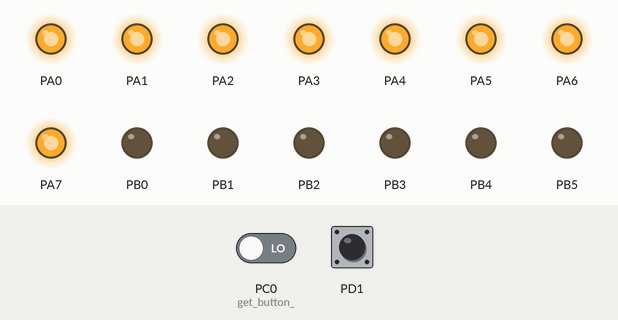
Recording of a program running on a simulated ATmega324P, built with avr-gcc and emulated at 8 MHz. Shown: output pins drawn as LEDs (lit = HIGH). The test bench sets the inputs (shaded band); at power-on: PD1 HIGH, PC0 (get_button_) LOW.

Above: at 1.2 s.
1.3 s: PD1 pulled LOW for 0.15 s
At 1.37 s:
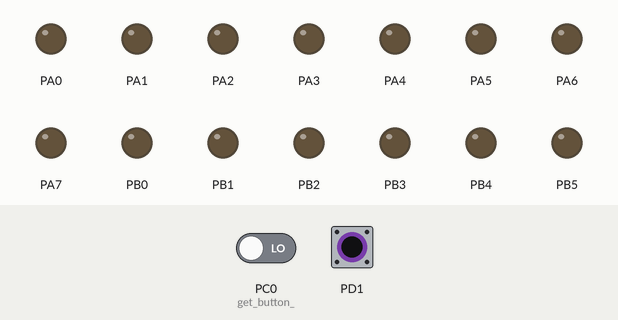
2.9 s: PD1 pulled LOW for 3.2 s
At 7.0 s:
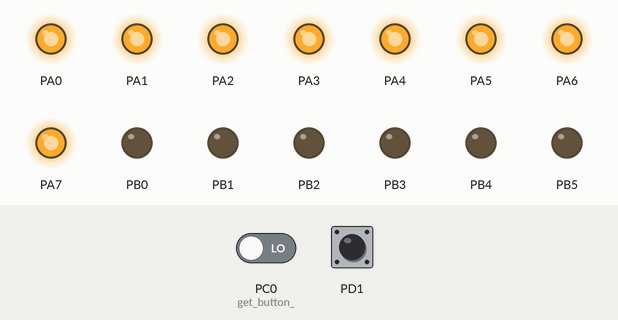
Timing chart, 0 to 8.5 s (numbered marks = the images above; inputs shaded):
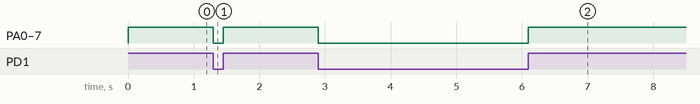

Measured:
- after the input at 1.3 s, PA0–7: HIGH → LOW at once, → HIGH 0.15 s later
- after the input at 2.9 s, PA0–7: HIGH → LOW at once, → HIGH 3.2 s later

The program:

Project_0_0_1.c
```c
/*
 * Project_0_0_1.c
 *
 * Created: 20/03/2017 5:50:49 PM
 *  Author: Callum Rohweder
 */

/*	standard libraries	*/
#include <avr/io.h>
#include <avr/interrupt.h>			//enables interrupts
#include <avr/pgmspace.h>			//for storing / accessing data in flash program instead of SRAM -> variable manipulation
#include <stdio.h>					//input / output
#include <stdlib.h>					//standard function library; malloc / sort / rand etc
//#include <util/delay.h>

/*	custom libraries	*/
#include "tcnt0.h"
#include "Motors.h"
#include "USART_Receiver.h"
#include "tcnt2.h"


/*	function declarations	*/
void initialise(void);
void custom_delay(uint32_t ticks);
void Sensor_input(void);
void step_clockwise(void);
void step_clockwise(void);


/*	set the UBRR0 register to BAUDREG (12 for 38.4k baudrate) */
#define F_CPU 8000000L		//Internal Calibrated RC Oscillator 8MHz
#define BAUDRATE 38400L			//from bluetooth datasheet
#define BAUDREG ((F_CPU)/(BAUDRATE*16UL)-1)


/* functional code	*/
int main(void)
{
	//initialise();

	initialise();
    while(1)
    {


        //TODO:: Please write your application code
    }
}


void initialise(void){


	DDRB = 0xFF;
	DDRA = 0xFF;

	DDRC = 0x00;


	//pwm_initialiser();
	init_tcnt0();


	//set Global Interrupt Enable flag
	sei();
	srand(get_tcnt0_ticks());

	//USART_init(BAUDREG);

	//init_step();

	DDRD |= (1<<PORTD0)|(1<<PORTD1);
	//PORTD &= ~(1<<PORTD1);
	PORTD |= (1<<PORTD1);
	DDRD &= ~(1<<PORTD1);
	DDRA = 0xFF;
	while(1){

		if (PIND & (1<<PIND1)){
				PORTA = 0xFF;
		} else {
				PORTA = 0x00;
		}

		/*
		if(get_button_() == 0){
				PORTB = (1<<PORTB1);
				PORTA = (0<<PORTA0);
		}

		else{
				PORTB = (0<<PORTB1);
				PORTA = (1<<PORTA0);
		}*/

	}


}


void custom_delay(uint32_t ticks){
	uint32_t current_time;
	current_time = get_tcnt0_ticks();
	while((current_time + ticks) > get_tcnt0_ticks()){
		//wait
	}
}


void sensor_input(void){}
//{
	//uint16_t value;
	//DDRC = 0x3C;		// 00111100
	//DDRD = 0x80;		// 10000000
	///* Set up the serial port for stdin communication at 19200 baud, no echo */
	//// Set up ADC - AVCC reference, right adjust
	//// Input selection doesn't matter yet - we'll swap this around in the while
	//// loop below.d
	//ADMUX = (1<<REFS0); //set's compare to voltage, and default ADC0 -> PIN23
	//// Turn on the ADC (but don't start a conversion yet). Choose a clock
	//// divider of 16. (The ADC clock must be somewhere
	//// between 50kHz and 200kHz. We will divide our 1MHz clock by 64
	//// to give us 62.5kHz.)
	//ADMUX |= (1<<MUX1);			/*											ADDED THIS, MAKES ADC2 INPUT (PIN25, PC2); do a check*/
	//ADCSRA = (1<<ADEN)|(1<<ADPS2)|(1<<ADPS1);
	//while(button1 & (1<<PORTB3)) {
		//button_test();
		//ADCSRA |= (1<<ADSC);
		//while(ADCSRA & (1<<ADSC)) {
			//; /* Wait until conversion finished */
		//}
		//value = ADC;
		//if (value < 409.6){PORTC = (1<<PORTC4);}
		//if (value > 409.6 && value < 614.4){PORTC = (1<<PORTC5);}
		//else {PORTD = (1<<PORTD7);}
	//}
//}
```

CFile1.c
```c
/*
 * CFile1.c
 *
 * Created: 20/03/2017 6:01:26 PM
 *  Author: Callum
 */
```

Motors.c
```c
/*
 * Motors.c
 *
 * Created: 23/03/2017 1:19:37 PM
 *  Author: s4357594
 */
#include <avr/io.h>
#include <avr/interrupt.h>			//enables interrupts
#include <avr/pgmspace.h>			//for storing / accessing data in flash program instead of SRAM -> variable manipulation
#include <stdio.h>					//input / output
#include <stdlib.h>					//standard function library; malloc / sort / rand etc
//#include <util/delay.h>

#include "Motors.h"
#include "tcnt0.h"

void step_clockwise(uint8_t time_on);
void step_anticlockwise(uint8_t time_on);
void step(int8_t speed);

 uint8_t steps;
 uint8_t phase;

 void init_step(void){
	steps = 0;
	phase = 0;
 }

 uint8_t current_step(void){
	uint8_t returnValue = steps;

	return returnValue;
 }


 void step(int8_t speed){
	// clockwise defined positive for speed
	// will work out how fast to turn motor based on speed (up for testing)
	// time on is the amount of time the stepper has to turn one rotation
	uint8_t time_on = 0;
	if (speed >= 0){
		if (speed < 30){
			 time_on = 15;
		} else if (speed < 60) {
			time_on = 10;
		} else if (speed < 90){
			time_on = 5;
		} else {
			time_on = 2;
		}
		step_clockwise(time_on);
	} else {
		if (speed > -30){
			time_on = 15;
		} else if (speed > -60) {
			time_on = 10;
		} else if (speed > -90){
			time_on = 5;
		} else {
			time_on = 2;
		}
		step_anticlockwise(time_on);
	}
 }

 void increment_step(void){
	++steps;
 }

 void decrement_step(void){
	--steps;
 }

 void step_clockwise(uint8_t time_on){
	// turns stepper motor clockwise


	 DDRD = 0xFF;
	 uint32_t current_time;
	 //uint8_t time_on = 100;

	 if(phase == 0){
		 current_time = get_tcnt0_ticks();
		 while((current_time + time_on) > get_tcnt0_ticks()){
			 PORTD = (1<<PORTD2)|(0<<PORTD3)|(0<<PORTD4)|(0<<PORTD5);
		 }
		 ++phase;
	 }
	 else if(phase == 1){
		 current_time = get_tcnt0_ticks();
		 while((current_time + time_on) > get_tcnt0_ticks()){
			 PORTD = (0<<PORTD2)|(1<<PORTD3)|(0<<PORTD4)|(0<<PORTD5);
		 }
		 ++phase;
	 }
	 else if(phase == 2){
		 current_time = get_tcnt0_ticks();
		 while((current_time + time_on) > get_tcnt0_ticks()){
			 PORTD = (0<<PORTD2)|(0<<PORTD3)|(1<<PORTD4)|(0<<PORTD5);
		 }
		 ++phase;
	 }
	 else if(phase == 3){
		 current_time = get_tcnt0_ticks();
		 while((current_time + time_on) > get_tcnt0_ticks()){
			 PORTD = (0<<PORTD2)|(0<<PORTD3)|(0<<PORTD4)|(1<<PORTD5);
		 }
		 phase = 0;
	 }
 }


 void step_anticlockwise(uint8_t time_on){
	// turns stepper motor clockwise
	DDRD = 0xFF;
	 uint32_t current_time;
	 //uint8_t time_on = 100;

	 if(phase == 0){
		 current_time = get_tcnt0_ticks();
		 while((current_time + time_on) > get_tcnt0_ticks()){
			 PORTD = (0<<PORTD2)|(0<<PORTD3)|(0<<PORTD4)|(1<<PORTD5);
		 }
		 ++phase;
	 }
	 else if(phase == 1){
		 current_time = get_tcnt0_ticks();
		 while((current_time + time_on) > get_tcnt0_ticks()){
			 PORTD = (0<<PORTD2)|(0<<PORTD3)|(1<<PORTD4)|(0<<PORTD5);
		 }
		 ++phase;
	 }
	 else if(phase == 2){
		 current_time = get_tcnt0_ticks();
		 while((current_time + time_on) > get_tcnt0_ticks()){
			 PORTD = (0<<PORTD2)|(1<<PORTD3)|(1<<PORTD4)|(0<<PORTD5);
		 }
		 ++phase;
	 }
	 else if(phase == 3){
		 current_time = get_tcnt0_ticks();
		 while((current_time + time_on) > get_tcnt0_ticks()){
			 PORTD = (1<<PORTD2)|(0<<PORTD3)|(0<<PORTD4)|(1<<PORTD5);
		 }
		 phase = 0;
	 }
 }
```

Motors.h
```c
/*
 * Motors.h
 *
 * Created: 23/03/2017 2:00:49 PM
 *  Author: s4357594
 */


#ifndef MOTORS_H_
#define MOTORS_H_

#include <stdint.h>

void init_step(void);

uint8_t current_step(void);


#endif /* MOTORS_H_ */
```

USART_Receiver.c
```c
/*
 * USART_Receiver.c
 *
 * Created: 24/03/2017 3:06:43 PM
 *  Author: s4357594
 */
 #include "USART_Receiver.h"

 #include <avr/io.h>
 #include <avr/interrupt.h>			//enables interrupts
 #include <avr/pgmspace.h>			//for storing / accessing data in flash program instead of SRAM -> variable manipulation
 #include <stdio.h>					//input / output
 #include <stdlib.h>					//standard function library; malloc / sort / rand etc

 void USART_init(unsigned int ubrr);

 static volatile uint8_t transmitByte;
 static volatile uint8_t receivedByte;


 void USART_init(unsigned int ubrr){
	 // UBRR0 is split into two; store the high 4 bits of the baud rate
	 // in UBRR0H and then rest in UBRR0L
	 receivedByte = 0x00;

	 UBRR0H = (unsigned char)(ubrr>>8);
	 UBRR0L = (unsigned char)(ubrr);

	 // set up receiver and transmitter
	 UCSR0B |= (1<<RXEN0)|(1<<TXEN0);
	 // enable interrupt reciever
	 UCSR0B |= (1<<RXCIE0);
	 //UCSR0A |= (1<<TXC);

	 // control status register, keep asynchronous, parity disabled, 8-bit
	 UCSR0C = (1<<UCSZ11)|(1<<UCSZ10);
 }


 uint8_t input(void){
	uint8_t returnValue = receivedByte;
	return returnValue;
 }

 void output(uint8_t serialOut){
	/*	adding bits to the buffer to transmit */
	// disable interrupts so half modified buffer isn't used
	uint8_t interrupts_on = bit_is_set(SREG, SREG_I);
	cli();

	// copy the byte to transmit

	transmitByte = serialOut;


	// re-enable UART
	UCSR0B |= (1<<UDRIE0);
	// re-enable interrupts
	if(interrupts_on){
		sei();
	}
 }


 ISR(USART0_UDRE_vect){

	// send the transmitByte
	if (transmitByte != 0x00){
		UDR0 = transmitByte;
	} else {
		// disable UART as transmission complete
		UCSR0B &= ~(1<<UDRIE0);
	}
 }


 ISR(USART0_RX_vect){
	// code to execute when the USART receives a byte here
	//uint8_t recievedByte;
	receivedByte = UDR0;


	// turn all pins in A on -> displays received byte to LEDs
	PORTA = ~receivedByte;
	// if statements here
 }
```

USART_Receiver.h
```c
/*
 * USART_Receiver.h
 *
 * Created: 24/03/2017 3:42:27 PM
 *  Author: s4357594
 */

 #include <stdint.h>


#ifndef USART_RECEIVER_H_
#define USART_RECEIVER_H_

void USART_init(unsigned int ubrr);

uint8_t input(void);

void output(uint8_t serialOut);

#endif /* USART_RECEIVER_H_ */
```

tcnt0.c
```c
/*
 * tcnt0.c
 *
 *	an 8 - bit timer / counter0 with PWM
 *	BOTTOM refers to 0x00, when the timer clears, MAX or 0xFF is the maximum counter, and TOP refers to the instance the counter reaches the value stored in OCR0A (output compare register 0)
 *
 * Created: 20/03/2017 6:01:26 PM
 *  Author: Callum
 */

#include <avr/io.h>
#include <avr/interrupt.h>			//enables interrupts
#include <avr/pgmspace.h>			//for storing / accessing data in flash program instead of SRAM -> variable manipulation
#include <stdio.h>					//input / output
#include <stdlib.h>					//standard function library; malloc / sort / rand etc
//#include <util/delay.h>
#include "tcnt0.h"

static volatile uint32_t tcnt0_ticks;
static volatile uint32_t tic;
static volatile uint32_t currentTic;

// variables used for checking PINC5
static volatile uint8_t Button_on;

//#define bit_is_set(value, bit) ((value) & _BV(bit))


void init_tcnt0(void){

	Button_on = 0;
	tic = 100;
	currentTic = tcnt0_ticks;
	// set global counter
	tcnt0_ticks = 0L;

	// set timer / counter
	TCNT0 = 0;

	// set output compare resgister; value to execute ISR
	OCR0A = 124; // between 1 and 255

	// timer/counter control register A - set to clear when TCNT0 matches OCR0A
	TCCR0A = (1<<WGM01);

	// set the timer to update at a fraction of a clock cycle
	TCCR0B = (1<<CS01)|(1<<CS00);	// set to f(clk) / 64

	// timer/counter 1 interrupt mask register - enable OCR0A as output compare register, only works if OCF0A is set in TIFR0
	TIMSK0 |= (1<<OCIE0A);

	// if it isn't already, clear the interrupt output compare flag by writing a 1 to OCF0A; switches when TCNT0 matches OCR0A
	TIFR0 &= (1<<OCF0A);
}


uint32_t get_tcnt0_ticks(void) {
	//uint32_t return_value;

	uint8_t interrupts_on = bit_is_set(SREG, SREG_I);
	cli();
	uint32_t return_value = tcnt0_ticks;
	if(interrupts_on) {
		sei();
	}
	return return_value;
}


uint8_t	get_button_(void){
	/* checks if PINC5 is active */
	uint8_t interrupts_on = bit_is_set(SREG, SREG_I);
	cli();
	uint8_t return_value = Button_on;
	if(interrupts_on){
		sei();
	}
	return return_value;
}


ISR(TIMER0_COMPA_vect) {
	/* Increment our clock tick count */
	tcnt0_ticks++;
	uint8_t temp = PINC & (1<<PORTC0);
	// check PINCD7
		if (temp != 0x00){
			Button_on = 1;
		} else {
		Button_on = 0;
		}
		currentTic = tcnt0_ticks;
}
```

tcnt0.h
```c
/*
 * tcnt0.h
 *
 * Created: 20/03/2017 7:10:35 PM
 *  Author: Callum
 */


#ifndef TCNT0_H_
#define TCNT0_H_

#include <stdint.h>

/* Set up our timer to give us an interrupt every millisecond
 * and update our time reference.
 */
void init_tcnt0(void);

/* Return the current clock tick value - milliseconds since the timer was
 * initialised.
 */
uint32_t get_tcnt0_ticks(void);

uint8_t	get_button_(void);


#endif /* TCNT0_H_ */
```

tcnt2.c
```c
/*
 * tcnt2.c
 *
 * Created: 1/04/2017 2:59:59 PM
 *  Author: Ryan
 */

 #include <avr/io.h>
 #include <avr/interrupt.h>			//enables interrupts
 #include <avr/pgmspace.h>			//for storing / accessing data in flash program instead of SRAM -> variable manipulation
 #include <stdio.h>					//input / output
 #include <stdlib.h>					//standard function library; malloc / sort / rand etc
 //#include <util/delay.h>
 //#include <string.h>
#include "tcnt2.h"


void pwm_initialiser(void){
   /*
   TCCR2A - Timer Counter Control Register (TIMER/COUNTER2)
   -----------------------------------------------
   BITS DESCRIPTION
   NO:   NAME   DESCRIPTION
   --------------------------
   BIT 7 : COM2A1   Compare Output Mode for Channel A [n = 1:0] [Set to 1]
   BIT 6 : COM2A0	"	[Set to 0]
   BIT 5 : COM2B1	"	[Set to 1]
   BIT 4 : COM2B0	"	[Set to 0]

   BIT 3 :
   BIT 2 :
   BIT 1 : WGM21   Waveform Generation Mode [n = 1:0]	[SET to 1]
   BIT 0 : WGM20   "	[SET to 1]


    TCCR2B - TC2 Control Register B
    -----------------------------------------------
    BITS DESCRIPTION
    NO:   NAME   DESCRIPTION
    --------------------------
    BIT 7 : FOC2A
    BIT 6 : FOC2B
    BIT 5 : COM2B1	"	[Set to 1]
    BIT 4 : COM2B0	"	[Set to 0]

    BIT 3 : WGM22	Waveform Generation Mode	[Set to 1]
    BIT 2 : CS22	Clock Select 2 [n = 0..2] [Set to 1]
    BIT 1 : CS11   "	[SET to 0]
    BIT 0 : CS00   "	[SET to 0]

   --------------------------
   The above settings are for
   Timer Clock = CPU Clock (No Prescalling)
   Mode        = Fast PWM
   PWM Output  = Non Inverted

   */
	// set timer / counter

	TCNT2 = 0;
	OCR2A = 160;
	OCR2B = 120;

	DDRD |= (1<<PORTD7)|(1<<PORTD6);

	//TCCR2A |= (1<<COM2A1) | (1<<WGM20);
	//TCCR2B |= (1<<CS20) | (1<<WGM22);
	TCCR2A |= _BV(COM2A1) | _BV(COM2B1) | _BV(WGM20) | _BV(WGM21);
	TCCR2B |= _BV(CS20);

	//PRR0 |= (1<<PRTIM2);
	//TCCR2A |= (1<<COM2A1)|(1<<COM2B1)|(1<<WGM21)|(1<<WGM20);
	//TCCR2B = 0b00001100;


	// Use OCR2A to set TOP for PWM
}
```

tcnt2.h
```c
/*
 * tcnt2.h
 *
 * Created: 3/04/2017 11:33:12 AM
 *  Author: Ryan
 */


#ifndef TCNT2_H_
#define TCNT2_H_

#include <stdint.h>

void pwm_initialiser(void);


#endif /* TCNT2_H_ */
```
